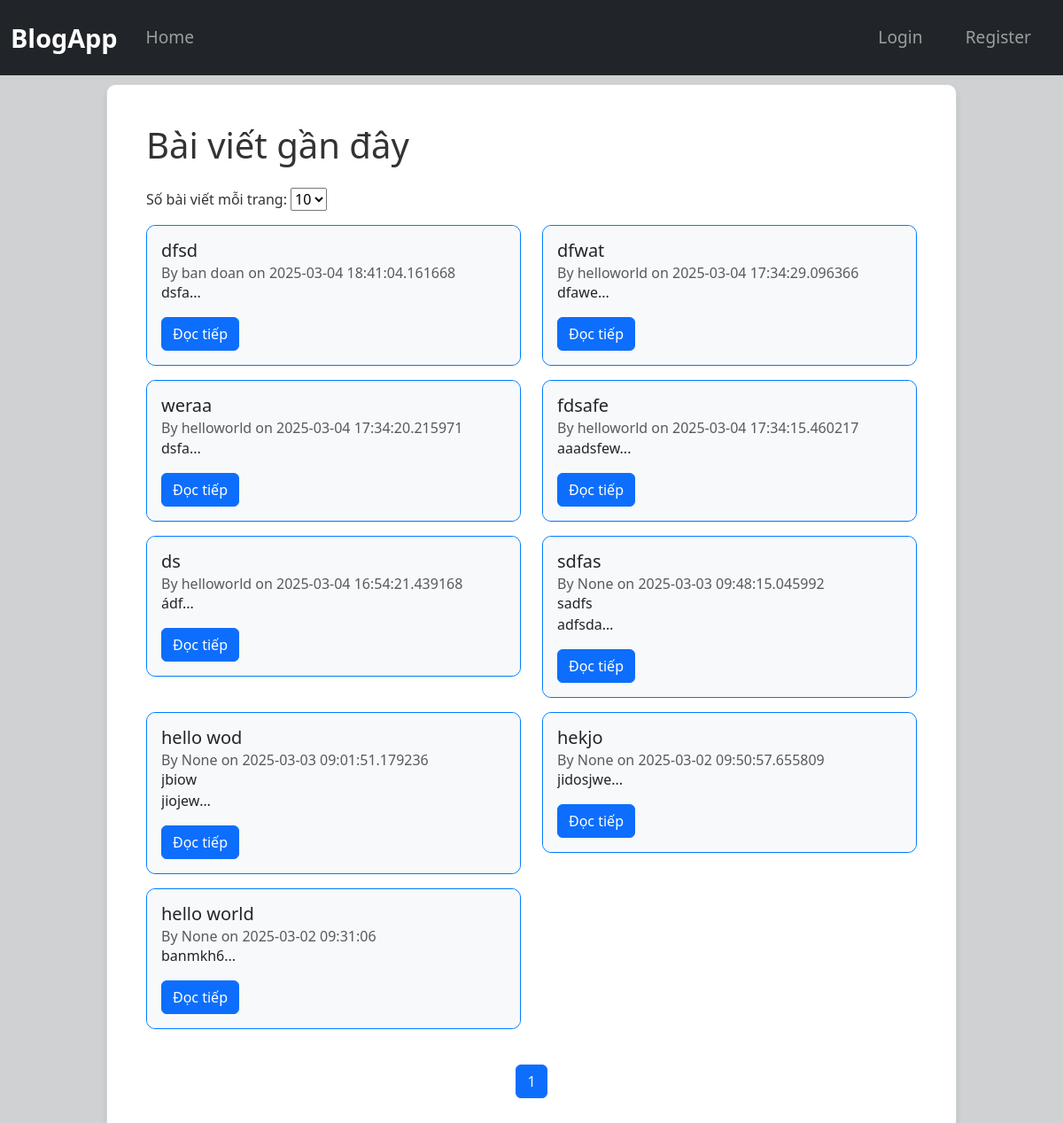
Before: / with the older database file.
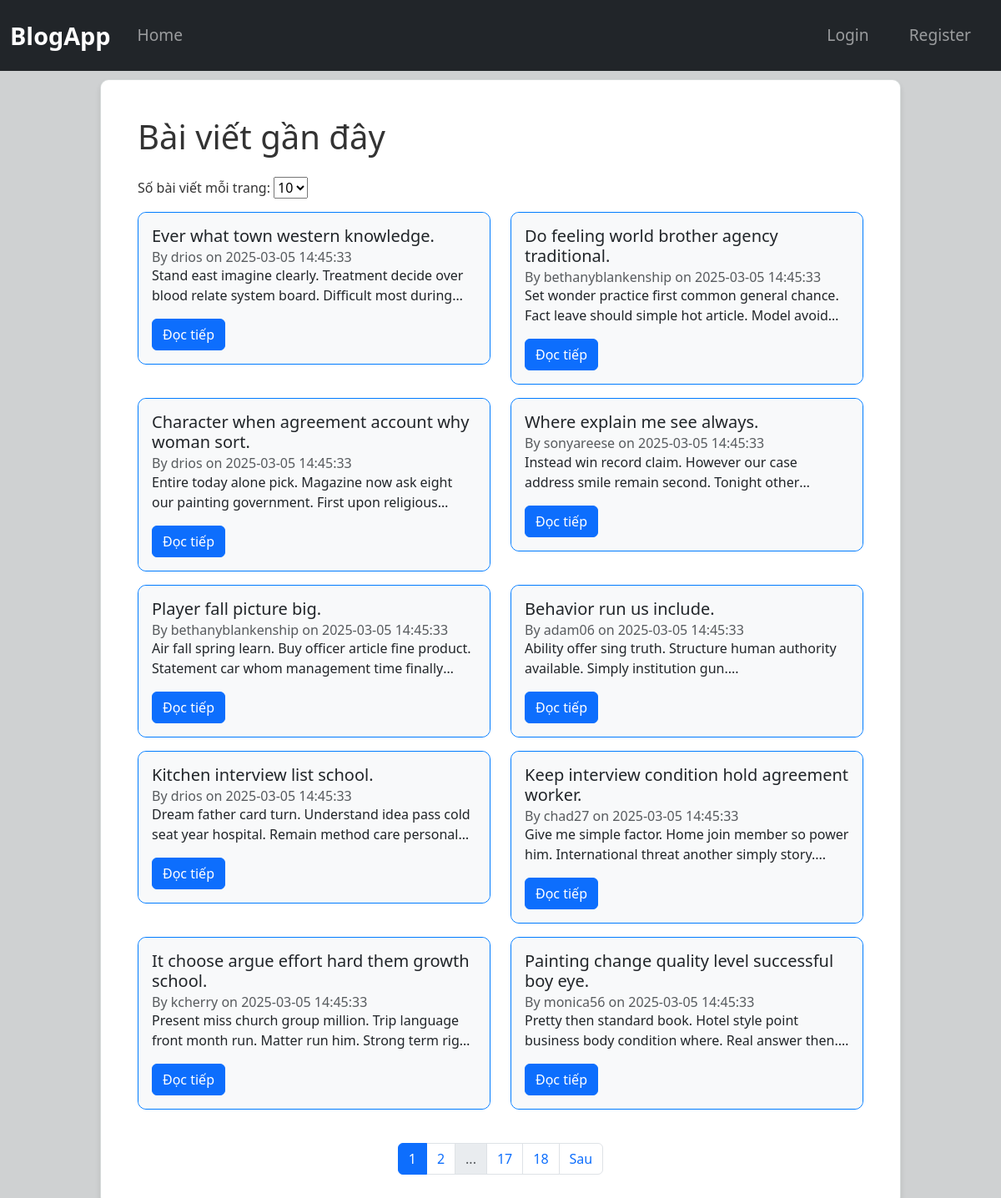
After: the same page with the newer database file.
### tables this page shows
CREATE TABLE posts (
            id INTEGER PRIMARY KEY AUTOINCREMENT,
            title TEXT NOT NULL,
            content TEXT NOT NULL,
            username TEXT,
            date_posted TIMESTAMP DEFAULT CURRENT_TIMESTAMP
        );

### app/routes_post.py (the view)
@post_bp.route("/")
def home():
    page = request.args.get("page", 1, type=int)
    per_page = request.args.get("per_page", 10, type=int)
    db = get_db()
    total_posts = db.execute("SELECT COUNT(*) FROM posts").fetchone()[0]
    total_pages = (total_posts + per_page - 1) // per_page
    posts = db.execute(
        "SELECT * FROM posts ORDER BY date_posted DESC LIMIT ? OFFSET ?",
        (per_page, (page - 1) * per_page)
    ).fetchall()
    return render_template("index.html", posts=posts,per_page = per_page,page = page,total_pages=total_pages,current_user = current_user)

### app/db.py (called while the page is built)
def get_db():
    if "db" not in g:
        g.db = sqlite3.connect(DATABASE)
        g.db.row_factory = sqlite3.Row  # Trả về dict thay vì tuple
    return g.db

### app/templates/index.html (shortened to what this page needs)
{% extends "base.html" %}
{% block content %}
    <div class="container">
        <h1 class="mb-4">Bài viết gần đây</h1>
        <form method="GET" action="{{ url_for('post_bp.home') }}" class="mb-3">
            <label for="per_page">Số bài viết mỗi trang:</label>
            <select name="per_page" id="per_page" onchange="this.form.submit()">
                <option value="10" {% if per_page == 10 %}selected{% endif %}>10</option>
            </select>
        </form>
        <div class="row">
            {% for post in posts %}
                <div class="col-md-6">
                    <div class="card mb-3">
                        <div class="card-body">
                            <h5 class="card-title">{{ post.title }}</h5>
                            <h6 class="card-subtitle text-muted">
                                By {{ post.username }} on {{ post.date_posted }}
                            </h6>
                            <p class="post-preview">
                                {{ post.content|replace('\n', '<br>') | safe }}...
                            </p>
                            <a href="{{ url_for('post_bp.post_detail', post_id=post.id) }}" class="btn btn-primary">Đọc tiếp</a>
                        </div>
                    </div>
                </div>
                {%else%}
                <p>Không có bài viết nào.</p>
            {% endfor %}
        </div>
        <nav aria-label="Page navigation">
            <ul class="pagination justify-content-center mt-4">
                {% for p in range(1, total_pages + 1) %}
                    {% if p in [1,2,page-1,page,page+1,total_pages-1,total_pages]%}
                        <li class="page-item {% if p == page %}active{% endif %}">
                            <a class="page-link" href="{{ url_for('post_bp.home', page=p, per_page = per_page) }}">{{ p }}</a>
                        </li>
                    {%elif p in [page - 2, page + 2]%}
                        <li class="page-item disabled"><a class="page-link">...</a></li>
                    {%endif%}
                {% endfor %}
                {% if page < total_pages %}
                    <li class="page-item">
                        <a class="page-link" href="{{ url_for('post_bp.home', page=page+1, per_page = per_page) }}">Sau</a>
                    </li>
                {% endif %}
            </ul>
        </nav>
    </div>
{% endblock %}

Changed rows visible on the page:
no longer on this page (row edited): posts: title "dfsd", username "ban doan", date_posted "2025-03-04 18:41:04.161668", content "dsfa"
no longer on this page (row edited): posts: title "dfwat", username "helloworld", date_posted "2025-03-04 17:34:29.096366", content "dfawe"
no longer on this page (row edited): posts: title "weraa", username "helloworld", date_posted "2025-03-04 17:34:20.215971", content "dsfa"
removed posts: title "fdsafe", username "helloworld", date_posted "2025-03-04 17:34:15.460217", content "aaadsfew"
removed posts: title "ds", username "helloworld", date_posted "2025-03-04 16:54:21.439168", content "ádf"
removed posts: title "sdfas", username "None", date_posted "2025-03-03 09:48:15.045992", content "sadfs adfsda"
removed posts: title "hello wod", username "None", date_posted "2025-03-03 09:01:51.179236", content "jbiow jiojew"
removed posts: title "hekjo", username "None", date_posted "2025-03-02 09:50:57.655809", content "jidosjwe"
removed posts: title "hello world", username "None", date_posted "2025-03-02 09:31:06", content "banmkh6"
added posts: title "Ever what town western knowledge.", username "drios", date_posted "2025-03-05 14:45:33", content "Stand east imagine clearly. Treatment decide over blood relate system board. Difficult most…"
added posts: title "Do feeling world brother agency traditional.", username "bethanyblankenship", date_posted "2025-03-05 14:45:33", content "Set wonder practice first common general chance. Fact leave should simple hot article. Model…"
added posts: title "Character when agreement account why woman sort.", username "drios", date_posted "2025-03-05 14:45:33", content "Entire today alone pick. Magazine now ask eight our painting government. First upon…"
added posts: title "Where explain me see always.", username "sonyareese", date_posted "2025-03-05 14:45:33", content "Instead win record claim. However our case address smile remain second. Tonight…"
added posts: title "Player fall picture big.", username "bethanyblankenship", date_posted "2025-03-05 14:45:33", content "Air fall spring learn. Buy officer article fine product. Statement car whom management time…"
added posts: title "Behavior run us include.", username "adam06", date_posted "2025-03-05 14:45:33", content "Ability offer sing truth. Structure human authority available. Simply institution gun."
added posts: title "Kitchen interview list school.", username "drios", date_posted "2025-03-05 14:45:33", content "Dream father card turn. Understand idea pass cold seat year hospital. Remain method care…"
added posts: title "Keep interview condition hold agreement worker.", username "chad27", date_posted "2025-03-05 14:45:33", content "Give me simple factor. Home join member so power him. International threat another simply story."
added posts: title "It choose argue effort hard them growth school.", username "kcherry", date_posted "2025-03-05 14:45:33", content "Present miss church group million. Trip language front month run. Matter run him. Strong term…"
added posts: title "Painting change quality level successful boy eye.", username "monica56", date_posted "2025-03-05 14:45:33", content "Pretty then standard book. Hotel style point business body condition where. Real answer…"
Other visible differences:
new list line: "2"
new list line: "17"
new list line: "18"
text now shown: "Sau"
